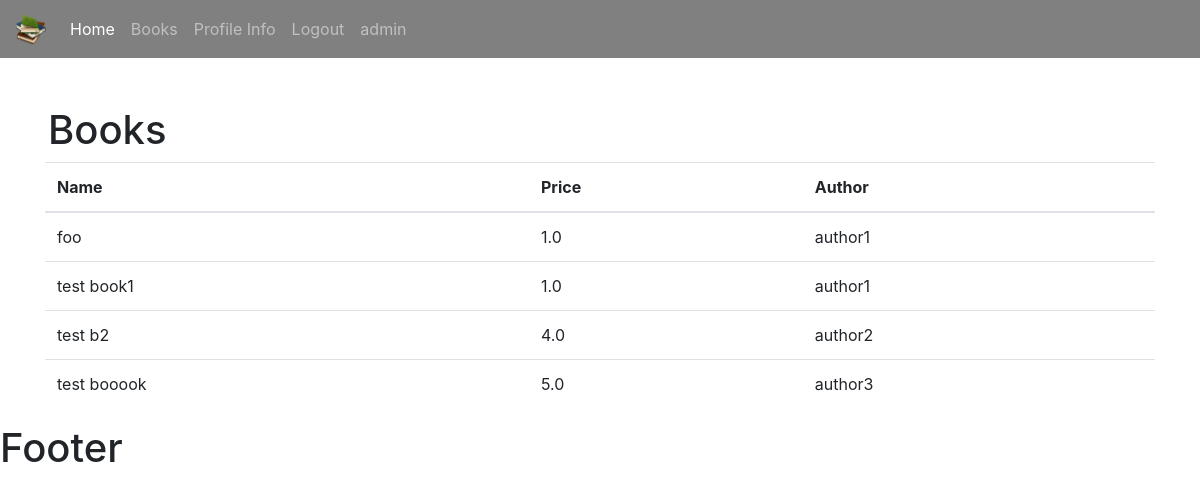
The app's page /books/ (signed in) with its own data.
### bookstore/models.py (models this page shows, shortened)
class Book(models.Model):
    CATEGORY = (
        ('Classics','Classics'),
        ('Comic Book','Comic Book'),
        ('Fantasy','Fantasy'),
        ('Horror','Horror')
    )
    name = models.CharField(max_length=190, null=True)
    author = models.CharField(max_length=190, null=True)
    price = models.FloatField( null=True)
    category = models.CharField(max_length=190, null=True, choices=CATEGORY)
    description = models.CharField(max_length=200, null=True)
    tags = models.ManyToManyField(Tag)
    date_created = models.DateTimeField(auto_now_add=True, null=True)

### bookstore/decorators.py (the view)
        def wrapper_func(request , *args,**kwargs):
            group = None
            if request.user.groups.exists():
               group =  request.user.groups.all()[0].name
            if group == 'admin':
               return view_func(request , *args,**kwargs)
            if group == 'customer':
                return redirect('user_profile')

### bookstore/views.py (called while the page is built)
@login_required(login_url='login')
@forAdmins
def books(request):
    books = Book.objects.all()
    return render(request , 'bookstore/books.html',{'books': books })

### bookstore/templates/bookstore/books.html
{% extends 'bookstore/main.html'%}
{% block content %}
<h1 class="pt-5 pl-5">Books</h1>
<div class="container">
<table class="table">
  <thead>
    <tr>
      <th scope="col">Name</th>
      <th scope="col">Price</th>
      <th scope="col">Author</th>
    </tr>
  </thead>
  <tbody>
      {% for item in books  %}
        <tr>
      <td>{{item.name}}</td>
      <td>{{item.price}}</td>
      <td>{{item.author}}</td>
       </tr>
      {% endfor %}
  </tbody>
</table>
</div>
{% endblock %}

### bookstore/templates/bookstore/navbar.html (shortened to what this page needs)
{% load static   %}
<nav class="navbar navbar-expand-lg  navbar-dark bg-primary">
  <a class="navbar-brand" href="{% url 'home' %}">
   <img src="{% static '/images/logo.png'  %}" width="30" height="30" alt="" loading="lazy">
  </a>
  <div class="collapse navbar-collapse" id="navbarSupportedContent">
    <ul class="navbar-nav mr-auto">
    {% if request.user.is_staff%}
      <li class="nav-item active">
        <a class="nav-link" href="{% url 'home' %}">Home <span class="sr-only">(current)</span></a>
      </li>
      <li class="nav-item">
        <a class="nav-link" href="{% url 'books' %}">Books</a>
      </li>
  {% endif %}
      <li class="nav-item">
        <a class="nav-link" href="{% url 'profile_info' %}">Profile Info</a>
      </li>
      <li class="nav-item">
        <a class="nav-link" href="{% url 'logout' %}">Logout</a>
      </li>
       <li class="nav-item">
       <a class="nav-link" href="#">{{request.user}}</a>
      </li>
    </ul>
  </div>
</nav>

### static/css/style.css (style rules this page uses)
.bg-primary { background-color: grey!important; }

### records on screen
Book: name "foo", price "1.0", author "author1"
Book: name "test book1", price "1.0", author "author1"
Book: name "test b2", price "4.0", author "author2"
Book: name "test booook", price "5.0", author "author3"

### other values on screen
{{ request.user }} "admin"
